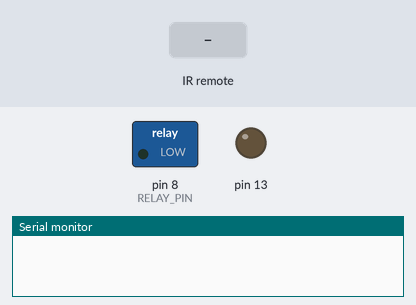
A sketch run on a simulated Arduino Uno, built with avr-gcc and run on an emulated ATmega328P. On the bench: switched loads named in the sketch (green lamp = pin HIGH), output pins drawn as LEDs (lit = HIGH), the last lines printed to the serial monitor. Inputs (shaded band) come from the test bench.

Above: at 1.2 s.
1.3 s: infrared code 0x126926D received
At 2.5 s:
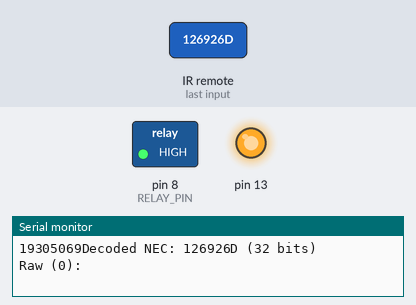
Timing chart, 0 to 4.3 s (numbered marks = the images above; inputs shaded):
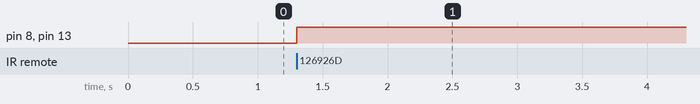

The sketch:

IRLampRelayRemote.ino
```cpp
// (licence header left out)
#include <IRremote.h>

int RECV_PIN = 4;
int RELAY_PIN = 8;

IRrecv irrecv(RECV_PIN);
decode_results results;

// Dumps out the decode_results structure.
// Call this after IRrecv::decode()
// void * to work around compiler issue
//void dump(void *v) {
//  decode_results *results = (decode_results *)v
void dump(decode_results *results) {
  int count = results->rawlen;
  if (results->decode_type == UNKNOWN) {
    Serial.println("Could not decode message");
  }
  else {
    if (results->decode_type == NEC) {
      Serial.print("Decoded NEC: ");
    }
    else if (results->decode_type == SONY) {
      Serial.print("Decoded SONY: ");
    }
    else if (results->decode_type == RC5) {
      Serial.print("Decoded RC5: ");
    }
    else if (results->decode_type == RC6) {
      Serial.print("Decoded RC6: ");
    }
    Serial.print(results->value, HEX);
    Serial.print(" (");
    Serial.print(results->bits, DEC);
    Serial.println(" bits)");
  }
  Serial.print("Raw (");
  Serial.print(count, DEC);
  Serial.print("): ");

  for (int i = 0; i < count; i++) {
    if ((i % 2) == 1) {
      Serial.print(results->rawbuf[i]*USECPERTICK, DEC);
    }
    else {
      Serial.print(-(int)results->rawbuf[i]*USECPERTICK, DEC);
    }
    Serial.print(" ");
  }
  Serial.println("");
}

void setup()
{
  pinMode(RELAY_PIN, OUTPUT);
  pinMode(13, OUTPUT);
    Serial.begin(9600);
  irrecv.enableIRIn(); // Start the receiver
}

int on = 0;
unsigned long last = millis();

void loop() {
  if (irrecv.decode(&results)) {
    // If it's been at least 1/4 second since the last
    // IR Power Button received, toggle the relay
    if (millis() - last > 250) {
      Serial.print(results.value);
      if (results.decode_type == NEC && results.value == 19305069){
      //if (results.value == 19305069){
        on = !on;
        digitalWrite(RELAY_PIN, on ? HIGH : LOW);
        digitalWrite(13, on ? HIGH : LOW);
        dump(&results);
      }
    }
    last = millis();
    irrecv.resume(); // Receive the next value
  }
}
```

Measured:
- after the input at 1.3 s, pin 8 (RELAY_PIN), pin 13: LOW → HIGH at once
